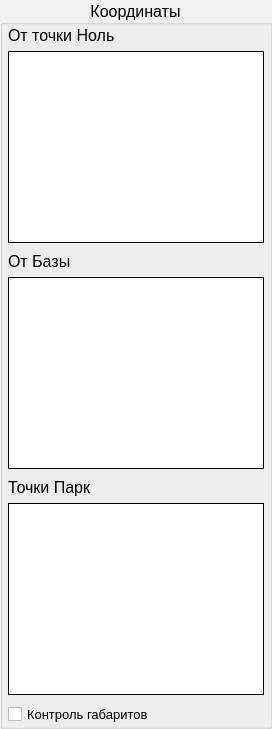
            <widget class="QGroupBox" name="coordinatesGroupBox">
             <property name="sizePolicy">
              <sizepolicy hsizetype="Preferred" vsizetype="Preferred">
               <horstretch>0</horstretch>
               <verstretch>0</verstretch>
              </sizepolicy>
             </property>
             <property name="minimumSize">
              <size>
               <width>0</width>
               <height>0</height>
              </size>
             </property>
             <property name="palette">
              <palette>
               <active>
                <colorrole role="Base">
                 <brush brushstyle="SolidPattern">
                  <color alpha="255">
                   <red>255</red>
                   <green>255</green>
                   <blue>255</blue>
                  </color>
                 </brush>
                </colorrole>
                <colorrole role="Window">
                 <brush brushstyle="SolidPattern">
                  <color alpha="255">
                   <red>240</red>
                   <green>240</green>
                   <blue>240</blue>
                  </color>
                 </brush>
                </colorrole>
               </active>
               <inactive>
                <colorrole role="Base">
                 <brush brushstyle="SolidPattern">
                  <color alpha="255">
                   <red>255</red>
                   <green>255</green>
                   <blue>255</blue>
                  </color>
                 </brush>
                </colorrole>
                <colorrole role="Window">
                 <brush brushstyle="SolidPattern">
                  <color alpha="255">
                   <red>240</red>
                   <green>240</green>
                   <blue>240</blue>
                  </color>
                 </brush>
                </colorrole>
               </inactive>
               <disabled>
                <colorrole role="Base">
                 <brush brushstyle="SolidPattern">
                  <color alpha="255">
                   <red>240</red>
                   <green>240</green>
                   <blue>240</blue>
                  </color>
                 </brush>
                </colorrole>
                <colorrole role="Window">
                 <brush brushstyle="SolidPattern">
                  <color alpha="255">
                   <red>240</red>
                   <green>240</green>
                   <blue>240</blue>
                  </color>
                 </brush>
                </colorrole>
               </disabled>
              </palette>
             </property>
             <property name="font">
              <font>
               <pointsize>12</pointsize>
              </font>
             </property>
             <property name="title">
              <string>Координаты</string>
             </property>
             <property name="alignment">
              <set>Qt::AlignCenter</set>
             </property>
             <property name="flat">
              <bool>false</bool>
             </property>
             <layout class="QVBoxLayout" name="verticalLayout">
              <property name="spacing">
               <number>9</number>
              </property>
              <property name="leftMargin">
               <number>5</number>
              </property>
              <property name="topMargin">
               <number>1</number>
              </property>
              <property name="rightMargin">
               <number>5</number>
              </property>
              <property name="bottomMargin">
               <number>1</number>
              </property>
              <item>
               <widget class="QFrame" name="currentCoordinatesFrame">
                <property name="frameShape">
                 <enum>QFrame::NoFrame</enum>
                </property>
                <property name="frameShadow">
                 <enum>QFrame::Raised</enum>
                </property>
                <layout class="QVBoxLayout" name="verticalLayout_4">
                 <property name="spacing">
                  <number>6</number>
                 </property>
                 <property name="leftMargin">
                  <number>0</number>
                 </property>
                 <property name="topMargin">
                  <number>0</number>
                 </property>
                 <property name="rightMargin">
                  <number>0</number>
                 </property>
                 <property name="bottomMargin">
                  <number>0</number>
                 </property>
                 <item>
                  <widget class="QLabel" name="currentCoordinatesLabel">
                   <property name="font">
                    <font>
                     <pointsize>12</pointsize>
                    </font>
                   </property>
                   <property name="text">
                    <string>От точки Ноль</string>
                   </property>
                  </widget>
                 </item>
                 <item>
                  <widget class="QListWidget" name="currentCoordinatesListWidget">
                   <property name="font">
                    <font>
                     <family>Sylfaen</family>
                     <pointsize>12</pointsize>
                     <weight>50</weight>
                     <bold>false</bold>
                    </font>
                   </property>
                   <property name="frameShape">
                    <enum>QFrame::Box</enum>
                   </property>
                   <property name="frameShadow">
                    <enum>QFrame::Plain</enum>
                   </property>
                   <property name="lineWidth">
                    <number>1</number>
                   </property>
                   <property name="midLineWidth">
                    <number>0</number>
                   </property>
                   <property name="alternatingRowColors">
                    <bool>false</bool>
                   </property>
                   <property name="selectionMode">
                    <enum>QAbstractItemView::NoSelection</enum>
                   </property>
                   <property name="sortingEnabled">
                    <bool>false</bool>
                   </property>
                  </widget>
                 </item>
                </layout>
               </widget>
              </item>
              <item>
               <widget class="QFrame" name="baseCoordinatesFrame">
                <property name="frameShape">
                 <enum>QFrame::NoFrame</enum>
                </property>
                <property name="frameShadow">
                 <enum>QFrame::Raised</enum>
                </property>
                <layout class="QVBoxLayout" name="verticalLayout_5">
                 <property name="spacing">
                  <number>6</number>
                 </property>
                 <property name="leftMargin">
                  <number>0</number>
                 </property>
                 <property name="topMargin">
                  <number>0</number>
                 </property>
                 <property name="rightMargin">
                  <number>0</number>
                 </property>
                 <property name="bottomMargin">
                  <number>0</number>
                 </property>
                 <item>
                  <widget class="QLabel" name="baseCoordinatesLabel">
                   <property name="font">
                    <font>
                     <pointsize>12</pointsize>
                    </font>
                   </property>
                   <property name="text">
                    <string>От Базы</string>
                   </property>
                  </widget>
                 </item>
                 <item>
                  <widget class="QListWidget" name="baseCoordinatesListWidget">
                   <property name="font">
                    <font>
                     <family>Sylfaen</family>
                     <pointsize>12</pointsize>
                     <weight>50</weight>
                     <bold>false</bold>
                    </font>
                   </property>
                   <property name="frameShape">
                    <enum>QFrame::Box</enum>
                   </property>
                   <property name="frameShadow">
                    <enum>QFrame::Plain</enum>
                   </property>
                   <property name="lineWidth">
                    <number>1</number>
                   </property>
                   <property name="midLineWidth">
                    <number>0</number>
                   </property>
                   <property name="selectionMode">
                    <enum>QAbstractItemView::NoSelection</enum>
                   </property>
                  </widget>
                 </item>
                </layout>
               </widget>
              </item>
              <item>
               <widget class="QFrame" name="parkCoordinatesFrame">
                <property name="frameShape">
                 <enum>QFrame::NoFrame</enum>
                </property>
                <property name="frameShadow">
                 <enum>QFrame::Raised</enum>
                </property>
                <layout class="QVBoxLayout" name="verticalLayout_14">
                 <property name="spacing">
                  <number>6</number>
                 </property>
                 <property name="leftMargin">
                  <number>0</number>
                 </property>
                 <property name="topMargin">
                  <number>0</number>
                 </property>
                 <property name="rightMargin">
                  <number>0</number>
                 </property>
                 <property name="bottomMargin">
                  <number>0</number>
                 </property>
                 <item>
                  <widget class="QLabel" name="parkCoordinatesLabel">
                   <property name="font">
                    <font>
                     <pointsize>12</pointsize>
                    </font>
                   </property>
                   <property name="text">
                    <string>Точки Парк</string>
                   </property>
                   <property name="alignment">
                    <set>Qt::AlignLeading|Qt::AlignLeft|Qt::AlignVCenter</set>
                   </property>
                  </widget>
                 </item>
                 <item>
                  <widget class="QListWidget" name="parkCoordinatesListWidget">
                   <property name="font">
                    <font>
                     <family>Sylfaen</family>
                     <pointsize>12</pointsize>
                     <weight>50</weight>
                     <bold>false</bold>
                    </font>
                   </property>
                   <property name="frameShape">
                    <enum>QFrame::Box</enum>
                   </property>
                   <property name="frameShadow">
                    <enum>QFrame::Plain</enum>
                   </property>
                   <property name="lineWidth">
                    <number>1</number>
                   </property>
                   <property name="selectionMode">
                    <enum>QAbstractItemView::NoSelection</enum>
                   </property>
                  </widget>
                 </item>
                </layout>
               </widget>
              </item>
              <item>
               <widget class="QCheckBox" name="edgesControlCheckBox">
                <property name="enabled">
                 <bool>true</bool>
                </property>
                <property name="font">
                 <font>
                  <pointsize>10</pointsize>
                 </font>
                </property>
                <property name="acceptDrops">
                 <bool>false</bool>
                </property>
                <property name="text">
                 <string>Контроль габаритов</string>
                </property>
                <property name="checkable">
                 <bool>true</bool>
                </property>
                <property name="checked">
                 <bool>false</bool>
                </property>
               </widget>
              </item>
             </layout>
            </widget>
